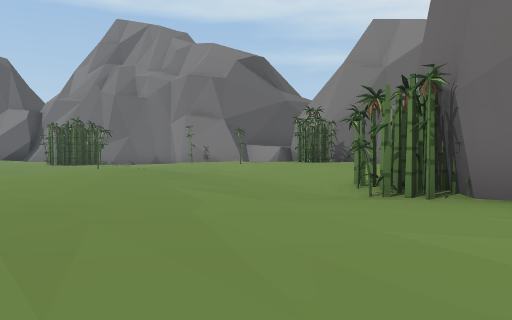
view 1 (above)

23 first-person views from a walk through a 3-D level made in the Unity game engine. The camera is 1.3 m above the floor, tilts 2° down and sees 70° across. The floor is counted in squares, 2 m on a side. Each view is taken from the middle of a square. On the plan, view 1 faces up. The plan holds only what a view shows up to about 11 squares ahead; the rest is blank. The place goes on beyond the plan. Some surface patterns are stand-ins.

view 2
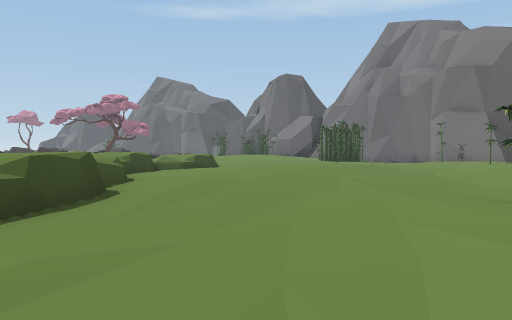

view 3
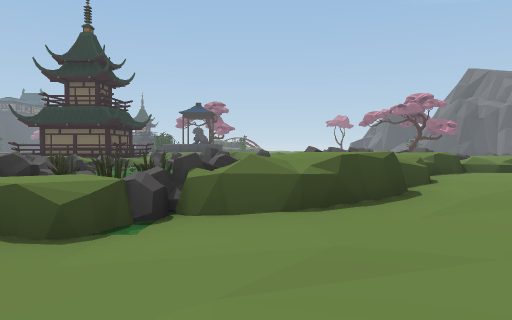

view 4
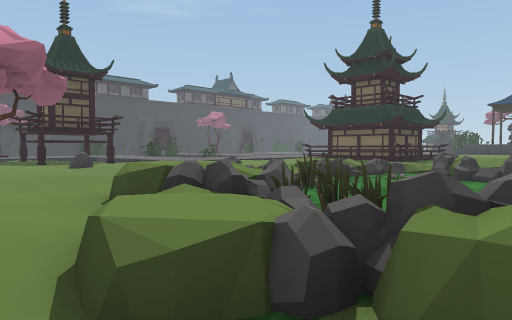

view 5
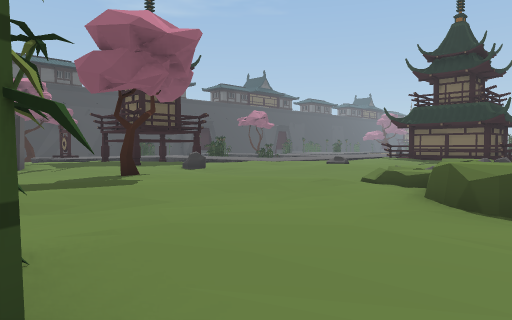

view 6
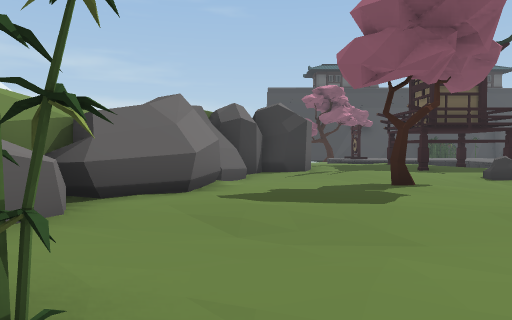

view 7
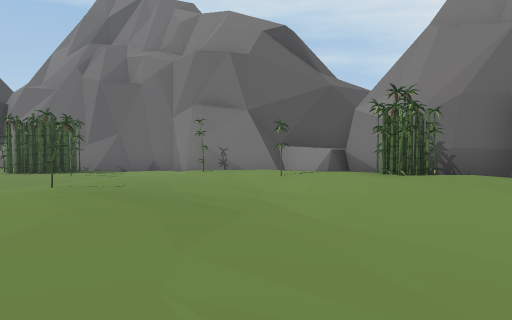

view 8
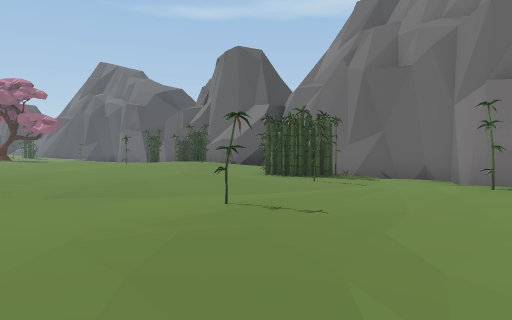

view 9
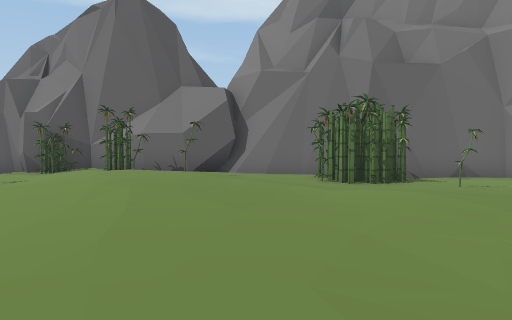

view 10
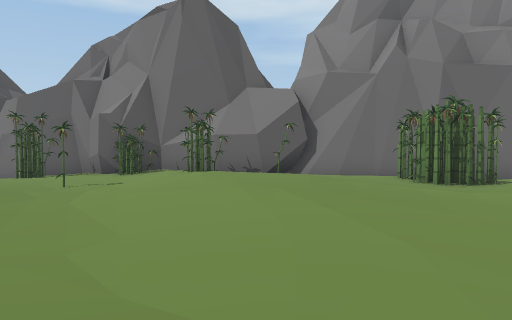

view 11
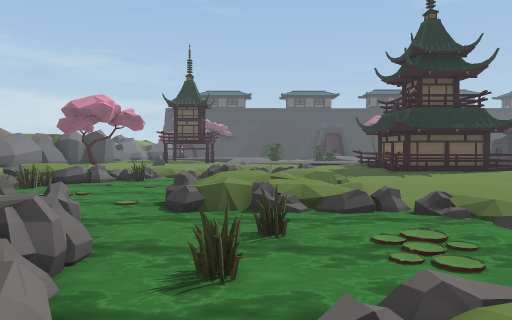

view 12
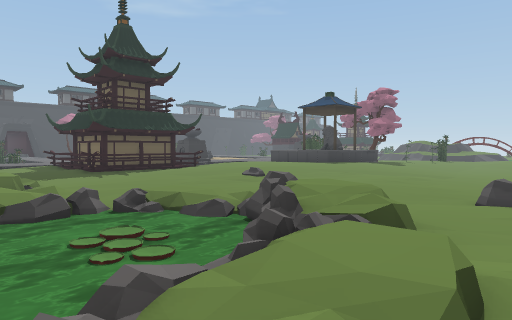

view 13
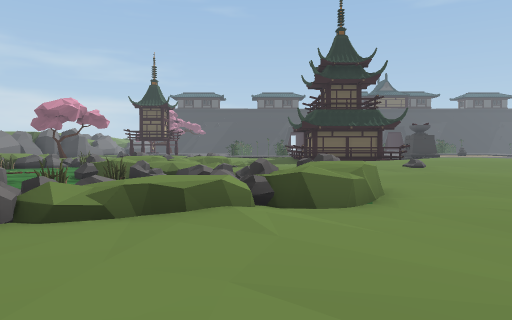

view 14
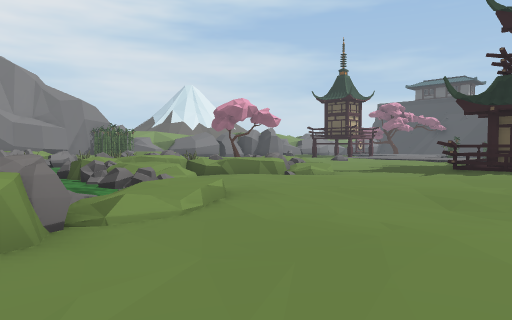

view 15
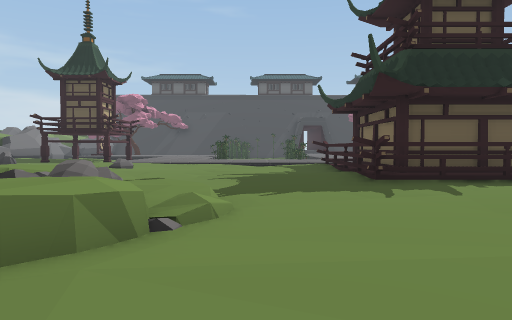

view 16
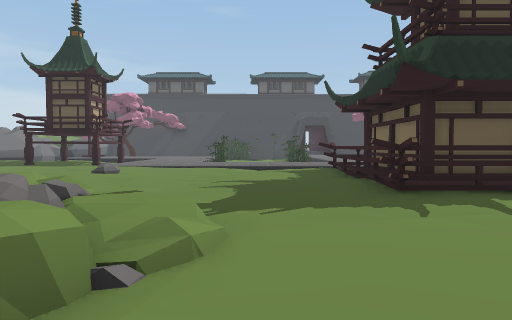

view 17
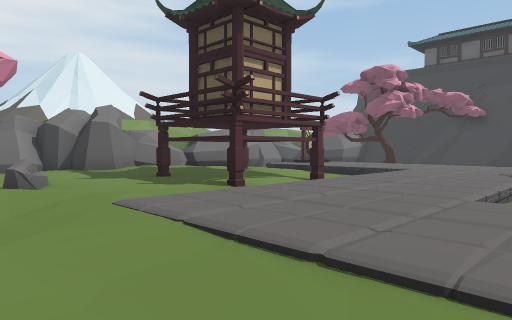

view 18
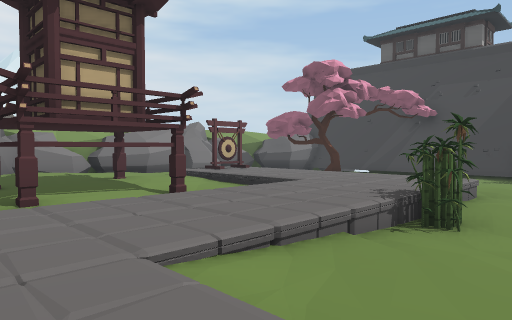

view 19
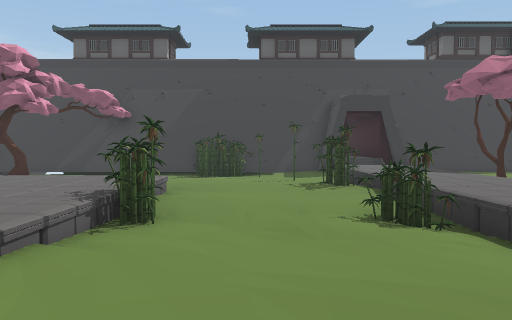

view 20
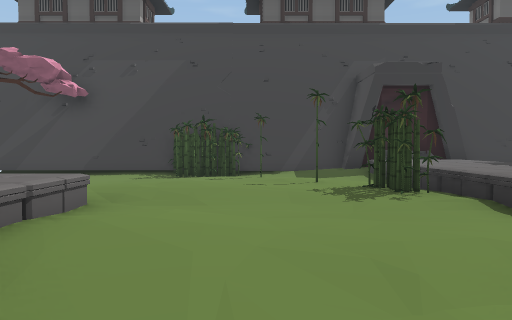

view 21
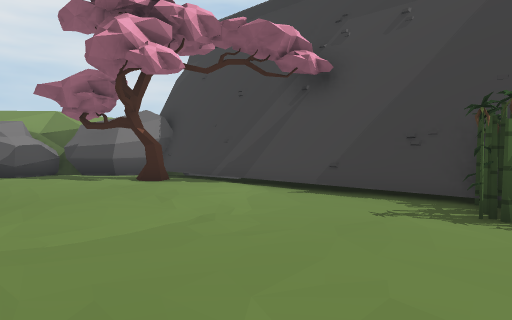

view 22
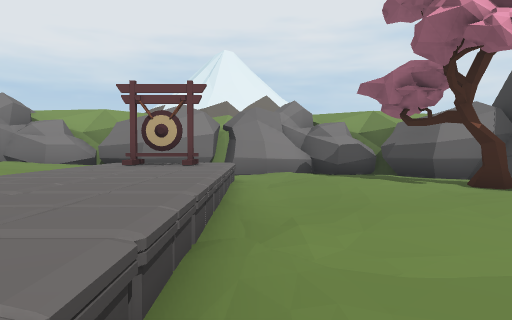

view 23
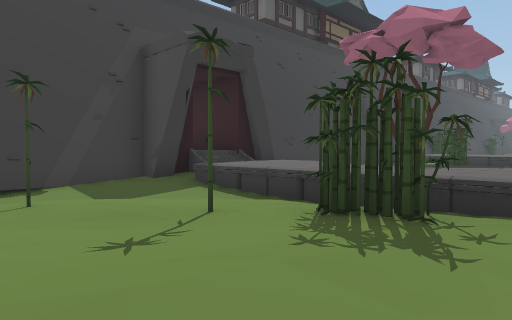

### Floor plan
Key: @ floor where view 1 was taken; # wall or solid block; . main floor; : floor 0.25 m higher than the main floor; - floor 0.25 m lower than the main floor; + floor 0.5 m higher than the main floor; _ floor 0.5 m lower than the main floor; * floor 0.75 m higher than the main floor; < floor 0.75 m lower than the main floor; % floor 1 m higher than the main floor; / step, stairs or slope; = window, fence, low wall or low ledge; ~ water the walk can cross; ≈ water the walk keeps out of; ^ raised ledge; T tree; P plant; R rock; O other object.
Columns run from 17 left of view 1 to 4 right of it. Each row starts with its distance up from view 1.
 18 ####
 17 O#O############
 16 ..O:O:...OO---#
 15 .../::O..OO---## ###
 14 .T./:::/..-T--/###^#
 13  /./::::/...-./T/==#
 12  :..::::::/.-...:::##
 11   ../:::::./....:TOO##
 10    ...::::/-.T...:O+#
  9    ...::.././::../+++
  8    ...::O/../::/./+++
  7    ..::.+ O /::::::+
  6  .....*  OO :::::.:O
  5 R...O*OO≈~O/:::::.OO
  4 .../%O~~P~OO.:::..:##
  3 .../O~≈~P~~OO/::..::
  2 ::// ~~~~~~OOOO::../
  1 :...//O≈≈O~~OO O.../
  0 :/.:..   O~~~ OO/@./
 -1 :::..../OO~~≈~ P~//
 -2  ::::./OOO~O≈≈POO.
 -3  :::..OO ~~~ OPO/...
 -4  :/...:O~~~~O  %.:.OO
 -5  :....:OOOO P//.:::OO
 -6  ###... OO   /.......
 -7 ####:....  .. ::::/:#
 -8    #......... ::::::=
 -9   ##:::::::/...::::.##
-10   ##::..//...../T..##
-11      .::::/.:R.....#
-12       ::::::./.:...#
-13      :    :...:::..#
-14       //   /##...###
-15    /-///   ###::/#
-16    ----O   #=#:::#
-17   /---/O   ###::.^#
-18   /O-__O   //....##
-19   /O---O  OO///. #
-20 O  __--O      O  #
-21 O /____O         ##
-22 O /O---/--_-_____##
-23 O /O-----_-------_#
-24   /-T-/-___-----__#
-25   /_-_____/----___#
-26   /__T___<_/__T__##
-27 ##-//_OO________##
-28 #################

Where each view was taken, in squares from view 1:
view 1: 0 up, 0 right, facing up
view 2: 0 up, 2 right, facing up-left
view 3: 0 up, 2 right, facing left
view 4: 0 up, 0 right, facing down-left
view 5: 3 down, 2 right, facing down-left
view 6: 4 down, 1 right, facing down
view 7: 4 up, 1 left, facing up
view 8: 7 up, 1 left, facing up-left
view 9: 7 up, 10 left, facing up
view 10: 7 up, 12 left, facing up
view 11: 7 up, 9 left, facing down
view 12: 7 up, 9 left, facing down-left
view 13: 10 up, 12 left, facing down
view 14: 4 up, 17 left, facing down-right
view 15: 0 up, 12 left, facing down
view 16: 1 down, 12 left, facing down
view 17: 10 down, 11 left, facing down-right
view 18: 13 down, 12 left, facing down-right
view 19: 13 down, 12 left, facing down
view 20: 17 down, 12 left, facing down
view 21: 22 down, 11 left, facing down-right
view 22: 22 down, 10 left, facing right
view 23: 21 down, 11 left, facing down-left
